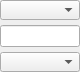
    <widget class="PyDMFrame" name="composite_11">
      <property name="geometry">
        <rect>
          <x>892</x>
          <y>146</y>
          <width>80</width>
          <height>72</height>
        </rect>
      </property>
      <widget class="PyDMEnumComboBox" name="menu_4">
        <property name="geometry">
          <rect>
            <x>0</x>
            <y>52</y>
            <width>80</width>
            <height>20</height>
          </rect>
        </property>
        <property name="toolTip">
          <string>${prefix}BitDepth</string>
        </property>
        <property name="channel" stdset="0">
          <string>ca://${prefix}BitDepth</string>
        </property>
        <property name="font" stdset="0">
          <font>
            <pointsize>10</pointsize>
          </font>
        </property>
        <property name="styleSheet">
          <string notr="true">PyDMEnumComboBox#menu_4 {
  color: rgb(0, 0, 0);
  background-color: rgb(115, 223, 255);
  }</string>
        </property>
      </widget>
      <widget class="PyDMEnumComboBox" name="menu_5">
        <property name="geometry">
          <rect>
            <x>0</x>
            <y>0</y>
            <width>80</width>
            <height>20</height>
          </rect>
        </property>
        <property name="toolTip">
          <string>${prefix}CompressType</string>
        </property>
        <property name="channel" stdset="0">
          <string>ca://${prefix}CompressType</string>
        </property>
        <property name="font" stdset="0">
          <font>
            <pointsize>10</pointsize>
          </font>
        </property>
        <property name="styleSheet">
          <string notr="true">PyDMEnumComboBox#menu_5 {
  color: rgb(0, 0, 0);
  background-color: rgb(115, 223, 255);
  }</string>
        </property>
      </widget>
      <widget class="PyDMLineEdit" name="text_entry_5">
        <property name="geometry">
          <rect>
            <x>0</x>
            <y>25</y>
            <width>80</width>
            <height>22</height>
          </rect>
        </property>
        <property name="channel" stdset="0">
          <string>ca://${prefix}Quality</string>
        </property>
        <property name="toolTip">
          <string>${prefix}Quality</string>
        </property>
        <property name="font" stdset="0">
          <font>
            <pointsize>10</pointsize>
          </font>
        </property>
        <property name="styleSheet">
          <string notr="true">PyDMLineEdit#text_entry_5 {
  color: rgb(0, 0, 0);
  background-color: rgb(115, 223, 255);
  border: 1px solid black;
  margin: 0px;
  padding: 0px;
  spacing: 0px;
  }</string>
        </property>
      </widget>
    </widget>
